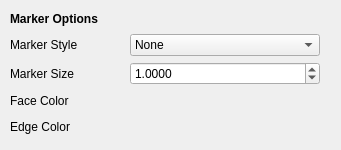
<?xml version="1.0" encoding="UTF-8"?>
<ui version="4.0">
 <class>Form</class>
 <widget class="QWidget" name="Form">
  <property name="geometry">
   <rect>
    <x>0</x>
    <y>0</y>
    <width>341</width>
    <height>150</height>
   </rect>
  </property>
  <property name="sizePolicy">
   <sizepolicy hsizetype="Fixed" vsizetype="Fixed">
    <horstretch>0</horstretch>
    <verstretch>0</verstretch>
   </sizepolicy>
  </property>
  <property name="windowTitle">
   <string>Form</string>
  </property>
  <widget class="QWidget" name="layoutWidget_2">
   <property name="geometry">
    <rect>
     <x>10</x>
     <y>10</y>
     <width>321</width>
     <height>134</height>
    </rect>
   </property>
   <layout class="QGridLayout" name="grid_layout">
    <property name="sizeConstraint">
     <enum>QLayout::SetFixedSize</enum>
    </property>
    <item row="1" column="2">
     <widget class="QComboBox" name="marker_style_combo_box">
      <property name="sizePolicy">
       <sizepolicy hsizetype="Maximum" vsizetype="Fixed">
        <horstretch>0</horstretch>
        <verstretch>0</verstretch>
       </sizepolicy>
      </property>
      <property name="minimumSize">
       <size>
        <width>190</width>
        <height>22</height>
       </size>
      </property>
      <property name="maximumSize">
       <size>
        <width>190</width>
        <height>22</height>
       </size>
      </property>
      <item>
       <property name="text">
        <string>None</string>
       </property>
      </item>
      <item>
       <property name="text">
        <string>point</string>
       </property>
      </item>
      <item>
       <property name="text">
        <string>pixel</string>
       </property>
      </item>
      <item>
       <property name="text">
        <string>circle</string>
       </property>
      </item>
      <item>
       <property name="text">
        <string>triangle_down</string>
       </property>
      </item>
      <item>
       <property name="text">
        <string>triangle_up</string>
       </property>
      </item>
      <item>
       <property name="text">
        <string>triangle_left</string>
       </property>
      </item>
      <item>
       <property name="text">
        <string>triangle_right</string>
       </property>
      </item>
      <item>
       <property name="text">
        <string>tri_down</string>
       </property>
      </item>
      <item>
       <property name="text">
        <string>tri_up</string>
       </property>
      </item>
      <item>
       <property name="text">
        <string>tri_left</string>
       </property>
      </item>
      <item>
       <property name="text">
        <string>tri_right</string>
       </property>
      </item>
      <item>
       <property name="text">
        <string>octagon</string>
       </property>
      </item>
      <item>
       <property name="text">
        <string>square</string>
       </property>
      </item>
      <item>
       <property name="text">
        <string>pentagon</string>
       </property>
      </item>
      <item>
       <property name="text">
        <string>plus (filled)</string>
       </property>
      </item>
      <item>
       <property name="text">
        <string>star</string>
       </property>
      </item>
      <item>
       <property name="text">
        <string>hexagon1</string>
       </property>
      </item>
      <item>
       <property name="text">
        <string>hexagon2</string>
       </property>
      </item>
      <item>
       <property name="text">
        <string>plus</string>
       </property>
      </item>
      <item>
       <property name="text">
        <string>x</string>
       </property>
      </item>
      <item>
       <property name="text">
        <string>x (filled)</string>
       </property>
      </item>
      <item>
       <property name="text">
        <string>diamond</string>
       </property>
      </item>
      <item>
       <property name="text">
        <string>thin_diamond</string>
       </property>
      </item>
      <item>
       <property name="text">
        <string>vline</string>
       </property>
      </item>
      <item>
       <property name="text">
        <string>hline</string>
       </property>
      </item>
      <item>
       <property name="text">
        <string>tickleft</string>
       </property>
      </item>
      <item>
       <property name="text">
        <string>tickright</string>
       </property>
      </item>
      <item>
       <property name="text">
        <string>tickup</string>
       </property>
      </item>
      <item>
       <property name="text">
        <string>tickdown</string>
       </property>
      </item>
      <item>
       <property name="text">
        <string>caretleft</string>
       </property>
      </item>
      <item>
       <property name="text">
        <string>caretright</string>
       </property>
      </item>
      <item>
       <property name="text">
        <string>caretup</string>
       </property>
      </item>
      <item>
       <property name="text">
        <string>caretdown</string>
       </property>
      </item>
      <item>
       <property name="text">
        <string>caretleft (centered at base)</string>
       </property>
      </item>
      <item>
       <property name="text">
        <string>caretright (centered at base)</string>
       </property>
      </item>
      <item>
       <property name="text">
        <string>caretup (centered at base)</string>
       </property>
      </item>
      <item>
       <property name="text">
        <string>caretdown (centered at base)</string>
       </property>
      </item>
     </widget>
    </item>
    <item row="1" column="0">
     <widget class="QLabel" name="marker_style_label">
      <property name="sizePolicy">
       <sizepolicy hsizetype="Fixed" vsizetype="Preferred">
        <horstretch>0</horstretch>
        <verstretch>0</verstretch>
       </sizepolicy>
      </property>
      <property name="text">
       <string>Marker Style</string>
      </property>
     </widget>
    </item>
    <item row="4" column="0">
     <widget class="QLabel" name="color_label_2">
      <property name="text">
       <string>Edge Color</string>
      </property>
     </widget>
    </item>
    <item row="4" column="1">
     <spacer name="horizontalSpacer_17">
      <property name="orientation">
       <enum>Qt::Horizontal</enum>
      </property>
      <property name="sizeHint" stdset="0">
       <size>
        <width>40</width>
        <height>20</height>
       </size>
      </property>
     </spacer>
    </item>
    <item row="2" column="1">
     <spacer name="horizontalSpacer_15">
      <property name="orientation">
       <enum>Qt::Horizontal</enum>
      </property>
      <property name="sizeHint" stdset="0">
       <size>
        <width>40</width>
        <height>20</height>
       </size>
      </property>
     </spacer>
    </item>
    <item row="3" column="0">
     <widget class="QLabel" name="width_label_2">
      <property name="text">
       <string>Face Color</string>
      </property>
     </widget>
    </item>
    <item row="2" column="0">
     <widget class="QLabel" name="marker_size_label">
      <property name="text">
       <string>Marker Size</string>
      </property>
     </widget>
    </item>
    <item row="1" column="1">
     <spacer name="horizontalSpacer_14">
      <property name="orientation">
       <enum>Qt::Horizontal</enum>
      </property>
      <property name="sizeHint" stdset="0">
       <size>
        <width>40</width>
        <height>20</height>
       </size>
      </property>
     </spacer>
    </item>
    <item row="3" column="1">
     <spacer name="horizontalSpacer_16">
      <property name="orientation">
       <enum>Qt::Horizontal</enum>
      </property>
      <property name="sizeHint" stdset="0">
       <size>
        <width>40</width>
        <height>20</height>
       </size>
      </property>
     </spacer>
    </item>
    <item row="0" column="0" colspan="2">
     <widget class="QLabel" name="marker_options_label">
      <property name="minimumSize">
       <size>
        <width>79</width>
        <height>18</height>
       </size>
      </property>
      <property name="font">
       <font>
        <weight>75</weight>
        <bold>true</bold>
       </font>
      </property>
      <property name="text">
       <string>Marker Options</string>
      </property>
     </widget>
    </item>
    <item row="2" column="2">
     <widget class="QDoubleSpinBox" name="marker_size_spin_box">
      <property name="decimals">
       <number>4</number>
      </property>
      <property name="value">
       <double>1.000000000000000</double>
      </property>
     </widget>
    </item>
    <item row="3" column="2">
     <widget class="QWidget" name="face_color_dummy_widget" native="true"/>
    </item>
    <item row="4" column="2">
     <widget class="QWidget" name="edge_color_dummy_widget" native="true"/>
    </item>
   </layout>
  </widget>
 </widget>
 <resources/>
 <connections/>
</ui>
